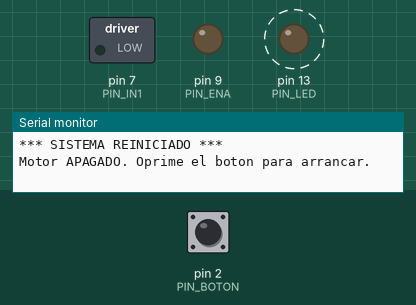
This sketch was run on a simulated Arduino Uno, built with avr-gcc and run on an emulated ATmega328P. On the bench: switched loads named in the sketch (green lamp = pin HIGH), output pins drawn as LEDs (lit = HIGH), the last lines printed to the serial monitor. Dashed ring = blinking. Inputs (shaded band) come from the test bench; at power-on: pin 2 (PIN_BOTON) HIGH.

Above: at 0.9 s.
1.3 s: pin 2 (PIN_BOTON) pulled LOW for 0.15 s
At 3.9 s:
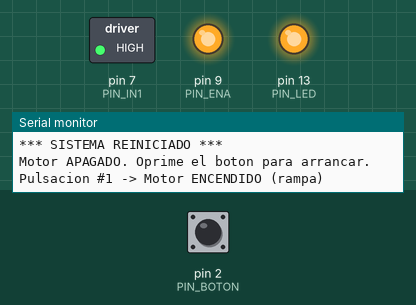
4.3 s: pin 2 (PIN_BOTON) pulled LOW for 1 s
At 5.0 s:
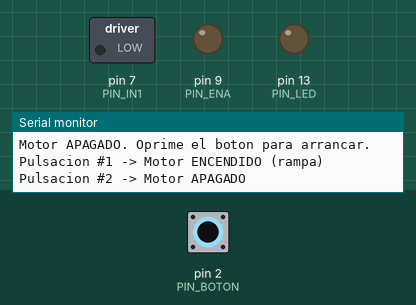
6.8 s: pin 2 (PIN_BOTON) pulled LOW for 0.15 s
At 6.97 s:
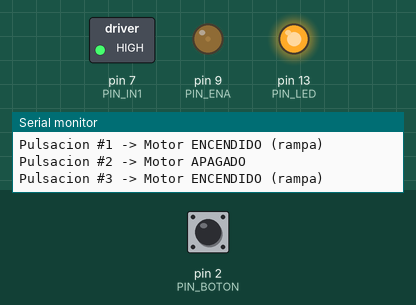
9.8 s: pin 2 (PIN_BOTON) pulled LOW for 3.2 s
At 10.4 s:
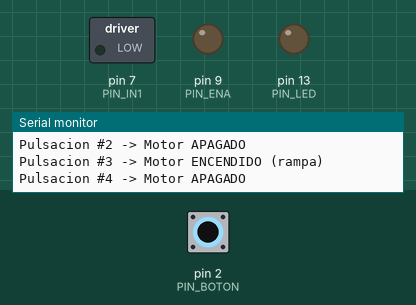
Timing chart, 0 to 12.8 s (numbered marks = the images above; inputs shaded):
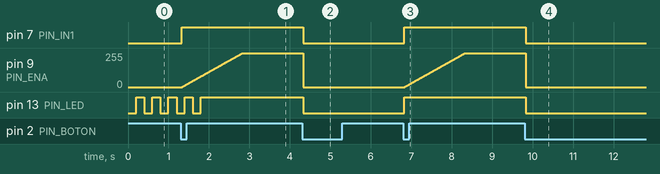

Measured:
- after the input at 1.3 s, pin 7 (PIN_IN1): LOW → HIGH at once; pin 9 (PIN_ENA): moves from 0/255 to 255/255 over 1.5 s, starting at once; pin 13 (PIN_LED): goes on until 1.8 s, then stays HIGH
- after the input at 4.3 s, pin 7 (PIN_IN1), pin 13 (PIN_LED): HIGH → LOW at once; pin 9 (PIN_ENA): 255/255 → 0/255 at once
- after the input at 6.8 s, pin 7 (PIN_IN1), pin 13 (PIN_LED): LOW → HIGH at once; pin 9 (PIN_ENA): moves from 0/255 to 255/255 over 1.5 s, starting at once
- after the input at 9.8 s, pin 7 (PIN_IN1), pin 13 (PIN_LED): HIGH → LOW at once; pin 9 (PIN_ENA): 255/255 → 0/255 at once
- by itself, pin 13 (PIN_LED): alternates HIGH for 0.20 s and LOW for 0.20 s

The sketch:

Practica_4_1_2_Tinkercad.ino
```cpp
/*
  Practica 4.1.2  Boton de arranque/paro a prueba de rebotes y apagones
  Placa: Tinkercad (Arduino UNO) - version de simulacion

  Un solo boton (D2) arranca y para un motor con puente H.
    - Filtro de rebotes de 25 ms dentro de la clase Boton (sin delay()).
    - Arranque seguro: lo primero en setup() es dejar el motor apagado.
    - Aviso de reinicio al encender o tras una caida de voltaje.
    - Arranque del motor con rampa de PWM (0 a 255 en 1.5 s).
    - Paro inmediato (PWM a 0).
    - El LED de la placa (D13) hace de matriz: parpadea en el aviso, fijo = motor encendido.

  Sin delay() en todo el programa.
*/

const uint8_t PIN_LED = 13;     // LED de la placa: estado del motor

const uint8_t  PIN_BOTON = 2;    // pulsador a GND (INPUT_PULLUP)
const uint8_t  PIN_ENA   = 9;    // L298N/L293D ENA (PWM)
const uint8_t  PIN_IN1   = 7;    // L298N/L293D IN1

const uint32_t VENTANA_MS = 25;  // ventana de estabilidad del filtro
const uint32_t RAMPA_MS   = 1500; // el PWM sube de 0 a 255 en este tiempo
const uint32_t PASO_MS    = 10;   // cada cuanto se actualiza la rampa
const uint32_t AVISO_MS   = 2000; // cuanto dura el aviso de reinicio

class Boton {
  public:
    Boton(uint8_t pin = 2, uint32_t ventana = 25)
      : _pin(pin),
        _ventana(ventana),
        _lecturaAnterior(HIGH),
        _estadoAceptado(HIGH),
        _ultimoCambio(0),
        _huboPulsacion(false) {}

    void iniciar() {
      pinMode(_pin, INPUT_PULLUP);          // suelto = HIGH, oprimido = LOW
    }

    // Se llama en cada vuelta del loop()
    void actualizar() {
      bool lectura = digitalRead(_pin);

      // Cada rebote reinicia el cronometro
      if (lectura != _lecturaAnterior) {
        _ultimoCambio = millis();
      }

      // Si la senal lleva quieta la ventana completa y es distinta
      // al estado que ya teniamos aceptado, se acepta como nuevo estado
      if ((millis() - _ultimoCambio) >= _ventana && lectura != _estadoAceptado) {
        _estadoAceptado = lectura;
        if (_estadoAceptado == LOW) {       // paso de suelto a oprimido
          _huboPulsacion = true;
        }
      }

      _lecturaAnterior = lectura;
    }

    // Entrega cada pulsacion real una sola vez
    bool fuePresionado() {
      if (_huboPulsacion) {
        _huboPulsacion = false;
        return true;
      }
      return false;
    }

  private:
    const uint8_t  _pin;
    const uint32_t _ventana;
    bool     _lecturaAnterior;
    bool     _estadoAceptado;
    uint32_t _ultimoCambio;
    bool     _huboPulsacion;
};

// ---------------------------------------------------

Boton boton(PIN_BOTON, VENTANA_MS);

bool     motorEncendido = false;
bool     enRampa        = false;
uint32_t inicioRampa    = 0;
uint32_t ultimoPaso     = 0;
uint32_t pulsaciones    = 0;

// ---------------------------------------------------

void motorApagar() {                 // paro inmediato
  analogWrite(PIN_ENA, 0);
  digitalWrite(PIN_IN1, LOW);
  motorEncendido = false;
  enRampa = false;
}

void motorArrancar() {               // arranque con rampa
  digitalWrite(PIN_IN1, HIGH);
  analogWrite(PIN_ENA, 0);
  motorEncendido = true;
  enRampa = true;
  inicioRampa = millis();
  ultimoPaso  = inicioRampa;
}

void actualizarRampa() {
  if (!enRampa) return;

  uint32_t t = millis() - inicioRampa;
  if (t >= RAMPA_MS) {
    analogWrite(PIN_ENA, 255);
    enRampa = false;
  }
  else if (millis() - ultimoPaso >= PASO_MS) {
    analogWrite(PIN_ENA, (uint8_t)((t * 255UL) / RAMPA_MS));
    ultimoPaso = millis();
  }
}

uint32_t tReinicio = 0;

void actualizarPantalla() {
  if (millis() - tReinicio < AVISO_MS) {                 // aviso de reinicio
    digitalWrite(PIN_LED, ((millis() / 200) % 2) ? HIGH : LOW);
  } else {
    digitalWrite(PIN_LED, motorEncendido ? HIGH : LOW);  // estado del motor
  }
}

// ---------------------------------------------------

void setup() {
  // 1) Estado seguro: lo primero es dejar el motor apagado
  pinMode(PIN_ENA, OUTPUT);
  pinMode(PIN_IN1, OUTPUT);
  analogWrite(PIN_ENA, 0);
  digitalWrite(PIN_IN1, LOW);

  boton.iniciar();

  // 2) Aviso de reinicio (pantalla y Monitor Serie)
  pinMode(PIN_LED, OUTPUT);
  tReinicio = millis();
  Serial.begin(9600);
  while (!Serial && millis() < 3000);

  Serial.println(F("*** SISTEMA REINICIADO ***"));
  Serial.println(F("Motor APAGADO. Oprime el boton para arrancar."));
  Serial.println();
}

void loop() {
  boton.actualizar();

  if (boton.fuePresionado()) {
    pulsaciones++;
    Serial.print(F("Pulsacion #"));
    Serial.print(pulsaciones);

    if (motorEncendido) {
      motorApagar();
      Serial.println(F(" -> Motor APAGADO"));
    } else {
      motorArrancar();
      Serial.println(F(" -> Motor ENCENDIDO (rampa)"));
    }
  }

  actualizarRampa();
  actualizarPantalla();
}
```
